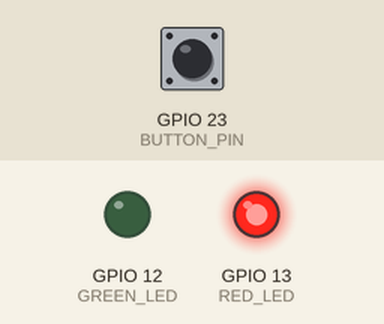
Simulated run of this program. Board: ESP32. Parts: output pins drawn as LEDs (lit = HIGH). Dashed ring = blinking. The inputs (shaded band) are chosen by the test bench; at power-on: GPIO 23 (BUTTON_PIN) HIGH. WiFi joins after 1.5 s; servers stay silent unless stated; what the program prints to the serial monitor is not drawn.

Above: at 0.6 s.
At 2.7 s:
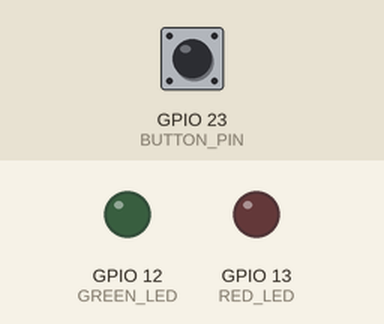
2.8 s: GPIO 23 (BUTTON_PIN) pulled LOW for 0.15 s
At 5.1 s:
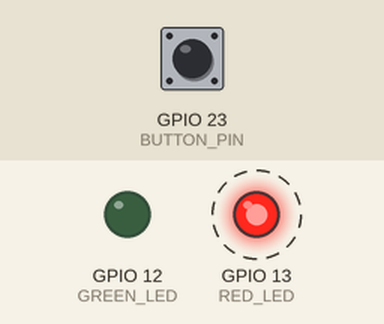
Timing chart, 0 to 9.1 s (numbered marks = the images above; inputs shaded):
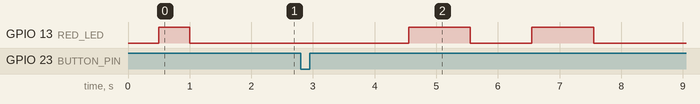

The program:

main.cpp
```cpp
#include <Arduino.h>
#include <WiFi.h>

// --- CONFIGURATION ---
const char* WIFI_SSID = "Catiiqi_2.4G";
const char* WIFI_PASS = "26252423"; // <--- DOUBLE CHECK THIS!

// IP Address of the computer running the Python script
const char* SERVER_HOST = "192.168.0.138";
const int SERVER_PORT = 65432;

// --- PINS ---
const int BUTTON_PIN = 23;
const int GREEN_LED = 12;
const int RED_LED = 13;

// --- BETTER WIFI CONNECTION LOGIC ---
void connectToWiFi() {
  Serial.println("\n--- Connecting to WiFi ---");

  WiFi.begin(WIFI_SSID, WIFI_PASS);

  int attempts = 0;
  while (WiFi.status() != WL_CONNECTED) {
    delay(500);
    Serial.print(".");
    digitalWrite(RED_LED, !digitalRead(RED_LED)); // Blink while connecting

    attempts++;

    // If it takes more than 10 seconds (20 attempts), print the status
    if (attempts > 20) {
      Serial.println();
      Serial.print("Still connecting... Status Code: ");
      Serial.println(WiFi.status());

      if (WiFi.status() == WL_CONNECT_FAILED) {
        Serial.println("ERROR: Password might be wrong!");
      } else if (WiFi.status() == WL_NO_SSID_AVAIL) {
        Serial.println("ERROR: SSID not found (Check name)");
      }

      // Reset attempts to keep the log clean
      attempts = 0;
    }
  }

  digitalWrite(RED_LED, LOW);
  Serial.println("\nWiFi Connected!");
  Serial.print("IP Address: ");
  Serial.println(WiFi.localIP());
}

void blinkLED(int pin, int times, int speed) {
  for(int i=0; i<times; i++) {
    digitalWrite(pin, HIGH);
    delay(speed);
    digitalWrite(pin, LOW);
    delay(speed);
  }
}

void requestAttendance() {
  if(WiFi.status() != WL_CONNECTED) connectToWiFi();

  WiFiClient client;
  Serial.print("Connecting to Python Server at ");
  Serial.print(SERVER_HOST);
  Serial.println("...");

  if (!client.connect(SERVER_HOST, SERVER_PORT)) {
    Serial.println("Connection Failed! Is Python script running?");
    blinkLED(RED_LED, 3, 100); // Fast red blink = Connection Error
    return;
  }

  // 1. Send Trigger
  client.print("TRIGGER");
  Serial.println("Sent TRIGGER. Waiting for label...");

  // 2. Wait for response (Timeout after 15 seconds)
  String response = "";
  long startTime = millis();
  while (client.connected() && millis() - startTime < 15000) {
    if (client.available()) {
      response = client.readStringUntil('\n'); // Read until newline
      response.trim(); // Remove whitespace
      break;
    }
  }

  client.stop(); // Close connection

  // 3. Process Response
  if (response.length() > 0) {
    Serial.print("Received Label: ");
    Serial.println(response);

    if (response == "Unknown") {
      blinkLED(RED_LED, 5, 200); // Unknown = Red Blinks
    } else {
      blinkLED(GREEN_LED, 3, 500); // Known = Green Blinks
    }
  } else {
    Serial.println("Timeout: No response from Python.");
    blinkLED(RED_LED, 2, 1000);
  }
}

void setup() {
  Serial.begin(115200);
  pinMode(BUTTON_PIN, INPUT_PULLUP);
  pinMode(GREEN_LED, OUTPUT);
  pinMode(RED_LED, OUTPUT);

  digitalWrite(GREEN_LED, LOW);
  digitalWrite(RED_LED, LOW);

  connectToWiFi();
}

void loop() {
  if (digitalRead(BUTTON_PIN) == LOW) { // Button Pressed
    Serial.println("Btn Pressed");

    delay(50); // Debounce
    if (digitalRead(BUTTON_PIN) == LOW) {

      requestAttendance();

      // Wait for release
      while(digitalRead(BUTTON_PIN) == LOW) delay(10);
    }
  }
}
```

Measured:
- after the input at 2.8 s, GPIO 13 (RED_LED): alternates HIGH for 1.0 s and LOW for 1.0 s, 4 changes in all, then stays LOW, starting after 1.8 s
